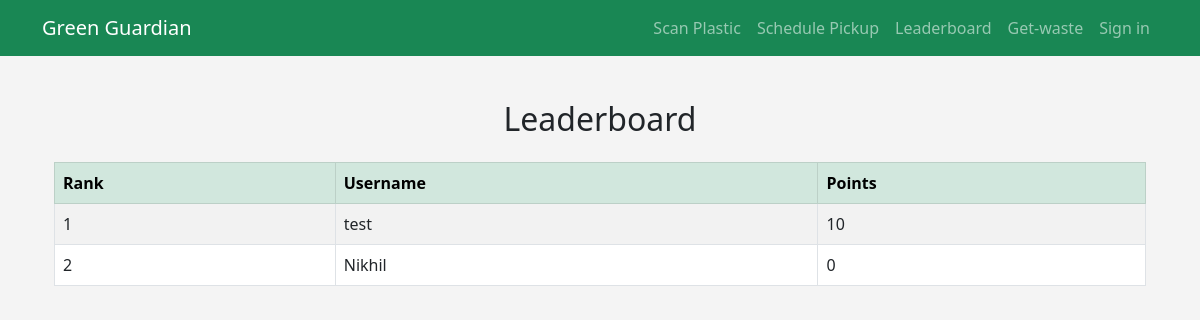
The page /leaderboard on the database as committed earlier.
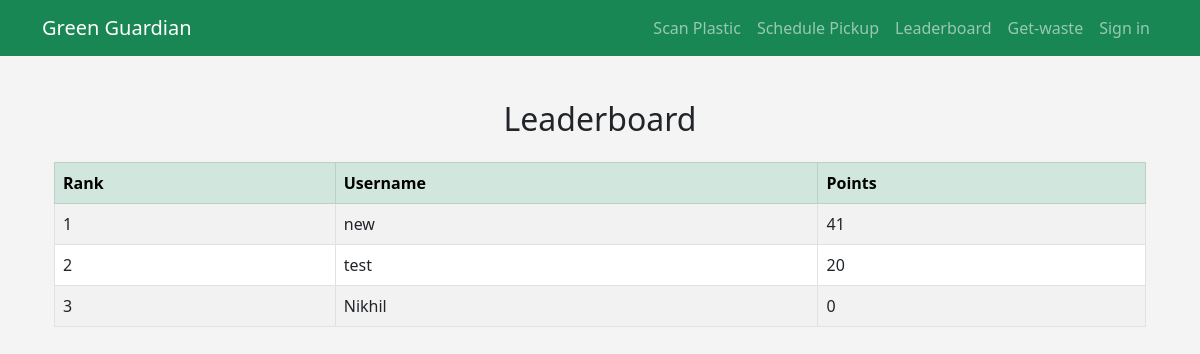
The same page on the database as committed later.
### app.py (models this page shows)
class User(db.Model):
    id = db.Column(db.Integer, primary_key=True)
    username = db.Column(db.String(100), unique=True, nullable=False)
    password = db.Column(db.String(100), unique=True, nullable=False)
    points = db.Column(db.Integer, default=0)
    contributions = db.relationship('Contribution', backref='user', lazy=True)
    pickups = db.relationship('Pickup', backref='user', lazy=True)

### app.py (the view)
@app.route('/leaderboard')
def leaderboard():
    top_users = User.query.order_by(User.points.desc()).limit(10).all()
    return render_template('leaderboard.html', users=top_users)

### app.py (called while the page is built)
@app.context_processor
def inject_user():
    return dict(user=session.get("username"))

### templates/leaderboard.html
{% extends "base.html" %}
{% block content %}
<div class="container py-4">
  <h2 class="mb-4 text-center">Leaderboard</h2>
  <table class="table table-bordered table-striped">
    <thead class="table-success">
      <tr>
        <th>Rank</th>
        <th>Username</th>
        <th>Points</th>
      </tr>
    </thead>
    <tbody>
      {% for user in users %}
      <tr>
        <td>{{ loop.index }}</td>
        <td>{{ user.username }}</td>
        <td>{{ user.points }}</td>
      </tr>
      {% endfor %}
    </tbody>
  </table>
</div>
{% endblock %}

### templates/base.html (shortened to what this page needs)
<!DOCTYPE html>
<html lang="en">
<head>
  <link rel="stylesheet" href="https://cdn.jsdelivr.net/npm/bootstrap@5.3.0/dist/css/bootstrap.min.css">
</head>
<body>
  <nav class="navbar navbar-expand-lg navbar-dark bg-success">
    <div class="container">
      <a class="navbar-brand" href="{{ url_for('index') }}">Green Guardian</a>
      <div class="collapse navbar-collapse">
        <ul class="navbar-nav ms-auto">
          <li class="nav-item"><a class="nav-link" href="{{ url_for('scan') }}">Scan Plastic</a></li>
          <li class="nav-item"><a class="nav-link" href="{{ url_for('pickup') }}">Schedule Pickup</a></li>
          <li class="nav-item"><a class="nav-link" href="{{ url_for('leaderboard') }}">Leaderboard</a></li>
          <li class="nav-item"><a class="nav-link" href="{{ url_for('pickupDetails') }}">Get-waste</a></li>
          {% if user %}
          <li class="nav-item"><a class="nav-link"  href="{{ url_for('logout') }}" class="btn btn-danger">Logout</a></li>
      {% else %}
      <li class="nav-item"><a class="nav-link" href="{{ url_for('signin') }}" class="btn btn-success">Sign in</a>
      {% endif %}
        </ul>
      </div>
    </div>
  </nav>
  <div class="container">
    {% block content %}{% endblock %}
  </div>
</body>
</html>

### templates/base.html (style rules this page uses)
body { background: #f4f4f4; }
.navbar { margin-bottom: 20px; }

Rows that differ between the two databases and show on the page:
added User: username "new", points "41"
changed User "test": points "10" → "20"
